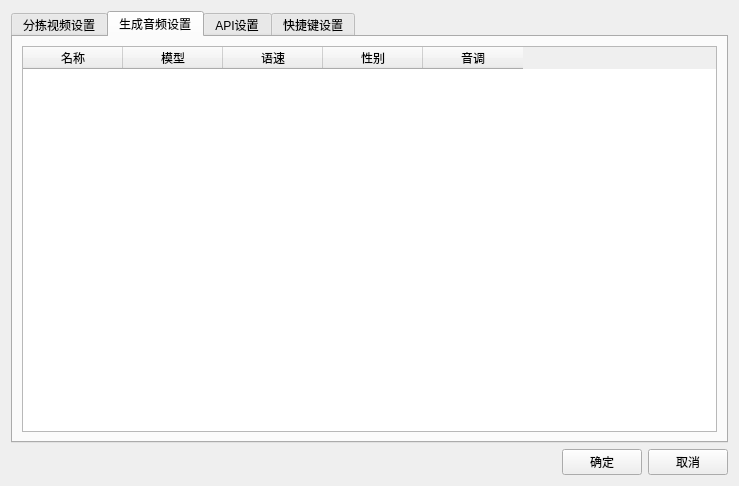
<?xml version="1.0" encoding="UTF-8"?>
<ui version="4.0">
 <class>MainSettingDialog</class>
 <widget class="QDialog" name="MainSettingDialog">
  <property name="geometry">
   <rect>
    <x>0</x>
    <y>0</y>
    <width>739</width>
    <height>486</height>
   </rect>
  </property>
  <property name="windowTitle">
   <string>Dialog</string>
  </property>
  <layout class="QGridLayout" name="gridLayout">
   <item row="0" column="0">
    <widget class="QTabWidget" name="settingTabWidget">
     <property name="currentIndex">
      <number>1</number>
     </property>
     <widget class="QWidget" name="tab_2">
      <attribute name="title">
       <string>分拣视频设置</string>
      </attribute>
     </widget>
     <widget class="QWidget" name="tab_3">
      <attribute name="title">
       <string>生成音频设置</string>
      </attribute>
      <layout class="QGridLayout" name="gridLayout_2">
       <item row="0" column="0">
        <widget class="QTableWidget" name="tableWidget">
         <column>
          <property name="text">
           <string>名称</string>
          </property>
         </column>
         <column>
          <property name="text">
           <string>模型</string>
          </property>
         </column>
         <column>
          <property name="text">
           <string>语速</string>
          </property>
         </column>
         <column>
          <property name="text">
           <string>性别</string>
          </property>
         </column>
         <column>
          <property name="text">
           <string>音调</string>
          </property>
         </column>
        </widget>
       </item>
      </layout>
     </widget>
     <widget class="QWidget" name="tab_4">
      <attribute name="title">
       <string>API设置</string>
      </attribute>
      <layout class="QVBoxLayout" name="verticalLayout">
       <item>
        <widget class="QLabel" name="api_key_label">
         <property name="text">
          <string>ElevenLabs API Key 列表：</string>
         </property>
        </widget>
       </item>
       <item>
        <widget class="QListWidget" name="elevenlabs_api_key_list">
         <property name="selectionMode">
          <enum>QAbstractItemView::ExtendedSelection</enum>
         </property>
        </widget>
       </item>
       <item>
        <layout class="QHBoxLayout" name="api_key_input_layout">
         <item>
          <widget class="QLineEdit" name="elevenlabs_api_key_edit">
           <property name="echoMode">
            <enum>QLineEdit::Password</enum>
           </property>
           <property name="placeholderText">
            <string>输入 API Key 后点击添加</string>
           </property>
          </widget>
         </item>
         <item>
          <widget class="QPushButton" name="add_api_key_btn">
           <property name="text">
            <string>添加</string>
           </property>
          </widget>
         </item>
         <item>
          <widget class="QPushButton" name="remove_api_key_btn">
           <property name="text">
            <string>删除选中</string>
           </property>
          </widget>
         </item>
         <item>
          <widget class="QPushButton" name="reset_api_key_status_btn">
           <property name="text">
            <string>重置选中状态</string>
           </property>
          </widget>
         </item>
        </layout>
       </item>
       <item>
        <widget class="QLabel" name="help_label">
         <property name="text">
          <string>&lt;html&gt;&lt;head/&gt;&lt;body&gt;&lt;p&gt;程序会记录额度耗尽、刷新时间、无效和限流状态，并自动跳过暂不可用的 Key。若已充值或想提前重新检测，请选中 Key 后点击“重置选中状态”。您可以在 &lt;a href=&quot;https://elevenlabs.io/app/settings/api-keys&quot;&gt;&lt;span style=&quot; text-decoration: underline; color:#0000ff;&quot;&gt;ElevenLabs官网&lt;/span&gt;&lt;/a&gt; 获取 API Key。&lt;/p&gt;&lt;/body&gt;&lt;/html&gt;</string>
         </property>
         <property name="openExternalLinks">
          <bool>true</bool>
         </property>
         <property name="wordWrap">
          <bool>true</bool>
         </property>
        </widget>
       </item>
       <item>
        <spacer name="verticalSpacer">
         <property name="orientation">
          <enum>Qt::Vertical</enum>
         </property>
         <property name="sizeHint" stdset="0">
          <size>
           <width>20</width>
           <height>40</height>
          </size>
         </property>
        </spacer>
       </item>
      </layout>
     </widget>
     <widget class="QWidget" name="hotkey_tab">
      <attribute name="title">
       <string>快捷键设置</string>
      </attribute>
      <layout class="QVBoxLayout" name="hotkey_layout">
       <item>
        <widget class="QLabel" name="chrome_hotkey_label">
         <property name="text">
          <string>启动下一个浏览器的全局快捷键：</string>
         </property>
        </widget>
       </item>
       <item>
        <widget class="QKeySequenceEdit" name="chrome_hotkey_edit"/>
       </item>
       <item>
        <widget class="QLabel" name="chrome_hotkey_help_label">
         <property name="text">
          <string>主程序运行时，无论当前焦点在哪个软件，按下这个组合键都会启动已保存迭代列表中的下一个 Chrome Profile。快捷键必须包含 Ctrl、Alt、Shift 或 Win（Meta）。</string>
         </property>
         <property name="wordWrap">
          <bool>true</bool>
         </property>
        </widget>
       </item>
       <item>
        <spacer name="hotkey_vertical_spacer">
         <property name="orientation">
          <enum>Qt::Vertical</enum>
         </property>
         <property name="sizeHint" stdset="0">
          <size>
           <width>20</width>
           <height>40</height>
          </size>
         </property>
        </spacer>
       </item>
      </layout>
     </widget>
    </widget>
   </item>
   <item row="1" column="0">
    <layout class="QHBoxLayout" name="horizontalLayout">
     <item>
      <spacer name="horizontalSpacer">
       <property name="orientation">
        <enum>Qt::Horizontal</enum>
       </property>
       <property name="sizeHint" stdset="0">
        <size>
         <width>40</width>
         <height>20</height>
        </size>
       </property>
      </spacer>
     </item>
     <item>
      <widget class="QPushButton" name="ok_btn">
       <property name="text">
        <string>确定</string>
       </property>
      </widget>
     </item>
     <item>
      <widget class="QPushButton" name="cancel_btn">
       <property name="text">
        <string>取消</string>
       </property>
      </widget>
     </item>
    </layout>
   </item>
  </layout>
 </widget>
 <resources/>
 <connections/>
</ui>
